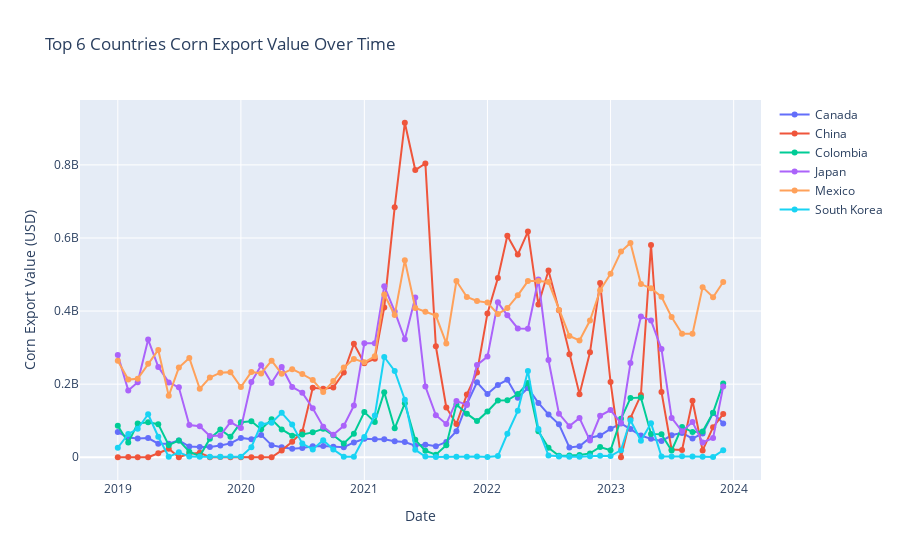

The notebook cell this image was saved under:
### Code cell
import plotly.graph_objects as go

# Assuming gats_df contains the DataFrame with columns Date, Country, and CornExportValue
gats_cols = ['Date', 'Year', 'Month', 'Country', 'CornExportValue']

fig = go.Figure()

# Group the DataFrame by Country and iterate over each group
for country, data in gats_df.groupby('Country'):
    fig.add_trace(go.Scatter(x=data['Date'], y=data['CornExportValue'], mode='lines+markers', name=country))

# Customize the layout
fig.update_layout(title='Top 6 Countries Corn Export Value Over Time',
                  xaxis_title='Date',
                  yaxis_title='Corn Export Value (USD)',
                  showlegend=True)

# Show the plot
fig.show()
